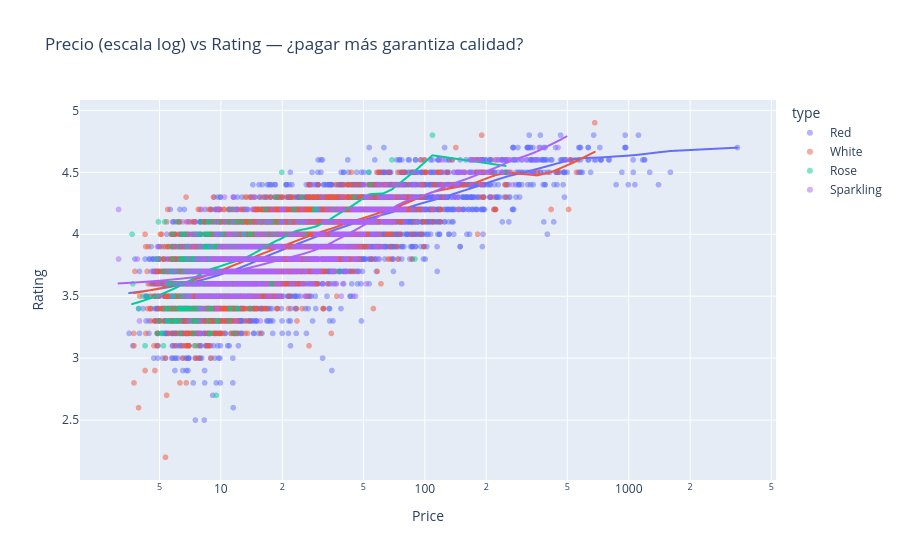

The code cell stored with this chart in its notebook:
### Markdown cell above
## 4.6 Relación Precio vs Rating (con escala logarítmica)

Esta visualización mejorada usa escala logarítmica en X y línea de tendencia, lo que permite ver mejor el patrón real (en escala lineal el gráfico se aplasta por los outliers de precio).

### Code cell
fig = px.scatter(
    df, x='Price', y='Rating', color='type',
    log_x=True,
    opacity=0.5,
    trendline='lowess',
    title='Precio (escala log) vs Rating — ¿pagar más garantiza calidad?',
    hover_data=['Name','Country']
)
fig.show()

### Figure 1 — Plotly figure (JSON) as saved in the notebook; plotly's stock layout.template omitted (floating-point values rounded to 4 significant figures; data arrays with more than 128 entries replaced by an {"elided": "..."} marker saying what was removed)
{"data": [{"customdata": {"elided": "8666x2 str values"}, "hovertemplate": "type=Red<br>Price=%{x}<br>Rating=%{y}<br>Name=%{customdata[0]}<br>Country=%{customdata[1]}<extra></extra>", "legendgroup": "Red", "marker": {"color": "#636efa", "opacity": 0.5, "symbol": "circle"}, "mode": "markers", "name": "Red", "showlegend": true, "type": "scattergl", "x": {"elided": "8666 float values"}, "xaxis": "x", "y": {"elided": "8666 float values"}, "yaxis": "y"}, {"hovertemplate": "<b>LOWESS trendline</b><br><br>type=Red<br>Price=%{x}<br>Rating=%{y} <b>(trend)</b><extra></extra>", "legendgroup": "Red", "marker": {"color": "#636efa", "symbol": "circle"}, "mode": "lines", "name": "Red", "showlegend": false, "type": "scattergl", "x": {"elided": "8666 float values"}, "xaxis": "x", "y": {"elided": "8666 float values"}, "yaxis": "y"}, {"customdata": {"elided": "3764x2 str values"}, "hovertemplate": "type=White<br>Price=%{x}<br>Rating=%{y}<br>Name=%{customdata[0]}<br>Country=%{customdata[1]}<extra></extra>", "legendgroup": "White", "marker": {"color": "#EF553B", "opacity": 0.5, "symbol": "circle"}, "mode": "markers", "name": "White", "showlegend": true, "type": "scattergl", "x": {"elided": "3764 float values"}, "xaxis": "x", "y": {"elided": "3764 float values"}, "yaxis": "y"}, {"hovertemplate": "<b>LOWESS trendline</b><br><br>type=White<br>Price=%{x}<br>Rating=%{y} <b>(trend)</b><extra></extra>", "legendgroup": "White", "marker": {"color": "#EF553B", "symbol": "circle"}, "mode": "lines", "name": "White", "showlegend": false, "type": "scattergl", "x": {"elided": "3764 float values"}, "xaxis": "x", "y": {"elided": "3764 float values"}, "yaxis": "y"}, {"customdata": {"elided": "397x2 str values"}, "hovertemplate": "type=Rose<br>Price=%{x}<br>Rating=%{y}<br>Name=%{customdata[0]}<br>Country=%{customdata[1]}<extra></extra>", "legendgroup": "Rose", "marker": {"color": "#00cc96", "opacity": 0.5, "symbol": "circle"}, "mode": "markers", "name": "Rose", "showlegend": true, "type": "scattergl", "x": {"elided": "397 float values"}, "xaxis": "x", "y": {"elided": "397 float values"}, "yaxis": "y"}, {"hovertemplate": "<b>LOWESS trendline</b><br><br>type=Rose<br>Price=%{x}<br>Rating=%{y} <b>(trend)</b><extra></extra>", "legendgroup": "Rose", "marker": {"color": "#00cc96", "symbol": "circle"}, "mode": "lines", "name": "Rose", "showlegend": false, "type": "scattergl", "x": {"elided": "397 float values"}, "xaxis": "x", "y": {"elided": "397 float values"}, "yaxis": "y"}, {"customdata": {"elided": "1007x2 str values"}, "hovertemplate": "type=Sparkling<br>Price=%{x}<br>Rating=%{y}<br>Name=%{customdata[0]}<br>Country=%{customdata[1]}<extra></extra>", "legendgroup": "Sparkling", "marker": {"color": "#ab63fa", "opacity": 0.5, "symbol": "circle"}, "mode": "markers", "name": "Sparkling", "showlegend": true, "type": "scattergl", "x": {"elided": "1007 float values"}, "xaxis": "x", "y": {"elided": "1007 float values"}, "yaxis": "y"}, {"hovertemplate": "<b>LOWESS trendline</b><br><br>type=Sparkling<br>Price=%{x}<br>Rating=%{y} <b>(trend)</b><extra></extra>", "legendgroup": "Sparkling", "marker": {"color": "#ab63fa", "symbol": "circle"}, "mode": "lines", "name": "Sparkling", "showlegend": false, "type": "scattergl", "x": {"elided": "1007 float values"}, "xaxis": "x", "y": {"elided": "1007 float values"}, "yaxis": "y"}], "layout": {"legend": {"title": {"text": "type"}, "tracegroupgap": 0}, "title": {"text": "Precio (escala log) vs Rating — ¿pagar más garantiza calidad?"}, "xaxis": {"anchor": "y", "domain": [0, 1], "title": {"text": "Price"}, "type": "log"}, "yaxis": {"anchor": "x", "domain": [0, 1], "title": {"text": "Rating"}}}}
